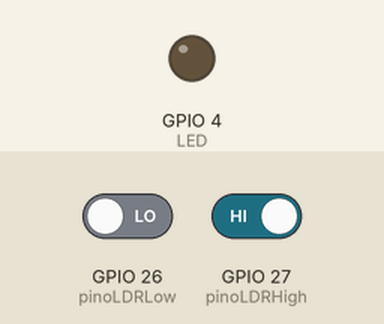
Bench run of a sketch on a simulated ESP32. Shown: output pins drawn as LEDs (lit = HIGH). The inputs (shaded band) are chosen by the test bench; at power-on: GPIO 26 (pinoLDRLow) LOW, GPIO 27 (pinoLDRHigh) HIGH.

Above: at 1.2 s.
1.3 s: GPIO 26 (pinoLDRLow) driven HIGH
At 1.9 s:
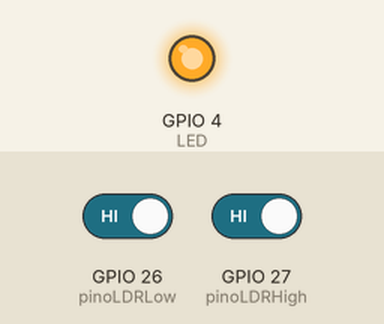
2.8 s: GPIO 27 (pinoLDRHigh) driven LOW
At 4.2 s:
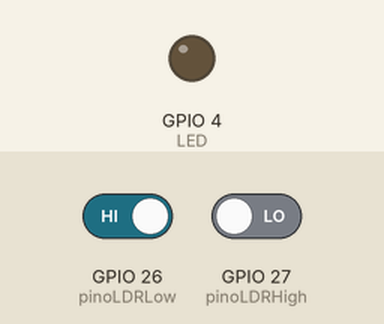
Timing chart, 0 to 5.8 s (numbered marks = the images above; inputs shaded):
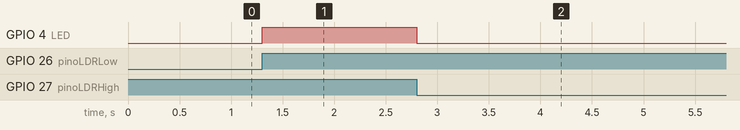

The sketch:

laborario8.ino
```cpp
#define LED 4
#define pinoLDRLow 26
#define pinoLDRHigh 27

void IRAM_ATTR turnLEDOn_ISR()
{
  digitalWrite(LED,HIGH);
}

void IRAM_ATTR turnLEDOff_ISR()
{
  digitalWrite(LED,LOW);
}

void setup() {
  pinMode(LED,OUTPUT);
  pinMode(pinoLDRLow,INPUT);
  pinMode(pinoLDRHigh,INPUT);

  attachInterrupt(pinoLDRLow, turnLEDOn_ISR, RISING);
  attachInterrupt(pinoLDRHigh, turnLEDOff_ISR, FALLING);
}

void loop() {
}
```

Measured:
- after the input at 1.3 s, GPIO 4 (LED): LOW → HIGH at once
- after the input at 2.8 s, GPIO 4 (LED): HIGH → LOW at once
